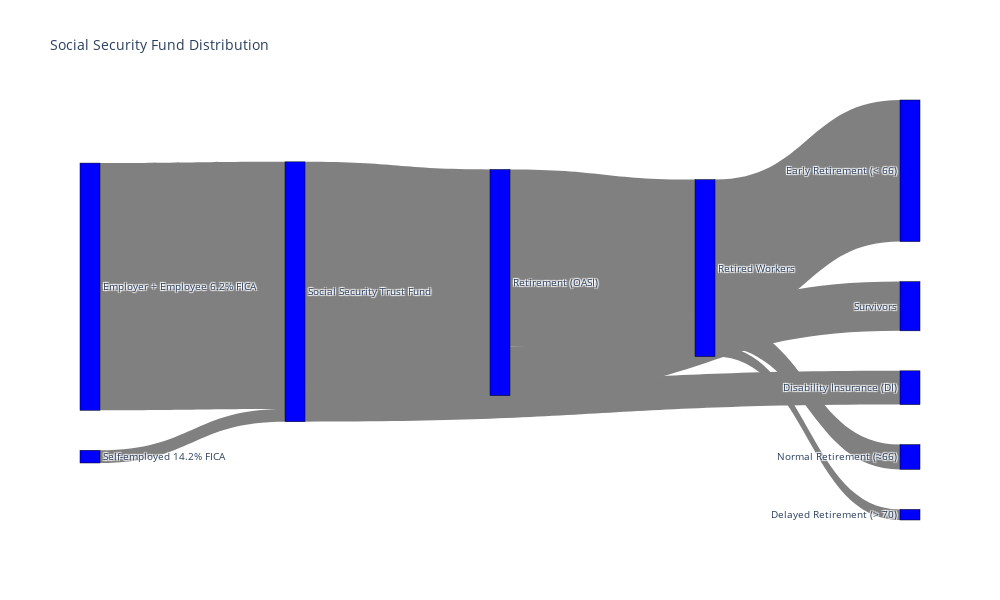

The code cell stored with this chart in its notebook:
### Code cell
import plotly.graph_objects as go

# Define the nodes (with unique flow relationships)
node_labels = [
    "Employer + Employee 6.2% FICA",  # 0
    "Self-employed 14.2% FICA",       # 1
    "Social Security Trust Fund",     # 2
    "Retirement (OASI)",               # 3
    "Retired Workers",                 # 4
    "Normal Retirement (≈66)",       # 5
    "Early Retirement (< 66)",  # 6
    "Delayed Retirement (> 70)",       # 7
    "Survivors",                      # 8
    "Disability Insurance (DI)"       # 9
]

# Define the links (flows between nodes)
link_sources = [
    0, 1,  # Employer + Employee FICA and Self-employed FICA -> Trust Fund
    2, 2,  # Trust Fund -> Retirement (OASI) and Disability Insurance (DI)
    3, 3,  # Retirement (OASI) -> Retired Workers and Survivors
    4, 4, 4  # Retired Workers -> FRA, Early FRA, Max
]

link_targets = [
    2, 2,  # Employer + Employee and Self-employed FICA -> Trust Fund
    3, 9,  # Trust Fund -> Retirement (OASI) and Disability Insurance (DI)
    4, 8,  # Retirement (OASI) -> Retired Workers and Survivors
    6, 5, 7  # Retired Workers -> FRA, Early FRA, Max
]

# Manually define the flow values (can be modified with your actual data)
link_values = [
    100*df_fica["Employer_Employee"].loc[2023], 100*df_fica["self_employ"].loc[2023],  # FICA contributions in 2023
    100*(df_ben_year["Retired_prop"].loc[2023]+df_ben_year["Survivors_prop"].loc[2023]), 100*df_ben_year["Disabled_prop"].loc[2023],    # Trust Fund flows
    100*(df_ben_year["Retired_prop"].loc[2023]+df_ben_year["Survivors_prop"].loc[2023])*(df_ben_year["Retired_prop"].loc[2023]), \
        100*(df_ben_year["Retired_prop"].loc[2023]+df_ben_year["Survivors_prop"].loc[2023]) -  100*(df_ben_year["Retired_prop"].loc[2023]+df_ben_year["Survivors_prop"].loc[2023])*(df_ben_year["Retired_prop"].loc[2023]),    # Retirement (OASI) flows
    68.1*(1-0.2), 68.1*0.14, 68.1*0.06 # Retired Workers flows
]

# Create the Sankey diagram
fig = go.Figure(data=[go.Sankey(
    node=dict(
        pad=40,               # Increase space between nodes
        thickness=20,         # Adjust node thickness
        line=dict(color="black", width=0.5),
        label=node_labels,
        color="blue",
        # Adjust Y positions of nodes to avoid overlap and make the OASI branch go up
        y=[0.85, 0.85, 0.6, 0.75, 0.5, 0.35, 0.35, 0.35, 0.25, 0.2]  # Adjusted Y positions
    ),
    link=dict(
        source=link_sources,
        target=link_targets,
        value=link_values,
        color="gray"
    )
)])

# Update the layout to make the diagram taller and more readable
fig.update_layout(
    title_text="Social Security Fund Distribution",
    font_size=10,
    height=600,   # Increase height for vertical space
    width=1000,   # Adjust width for better node spacing
    showlegend=False  # Remove legend (optional)
)

# Show the figure
fig.show()

### Figure 1 — Plotly figure (JSON) as saved in the notebook; plotly's stock layout.template omitted (floating-point values rounded to 4 significant figures)
{"data": [{"link": {"color": "gray", "source": [0, 1, 2, 2, 3, 3, 4, 4, 4], "target": [2, 2, 3, 9, 4, 8, 6, 5, 7], "value": [95.11, 4.89, 87.0, 13.0, 68.06, 18.94, 54.48, 9.534, 4.086]}, "node": {"color": "blue", "label": ["Employer + Employee 6.2% FICA", "Self-employed 14.2% FICA", "Social Security Trust Fund", "Retirement (OASI)", "Retired Workers", "Normal Retirement (≈66)", "Early Retirement (< 66)", "Delayed Retirement (> 70)", "Survivors", "Disability Insurance (DI)"], "line": {"color": "black", "width": 0.5}, "pad": 40, "thickness": 20, "y": [0.85, 0.85, 0.6, 0.75, 0.5, 0.35, 0.35, 0.35, 0.25, 0.2]}, "type": "sankey"}], "layout": {"font": {"size": 10}, "height": 600, "showlegend": false, "title": {"text": "Social Security Fund Distribution"}, "width": 1000}}
